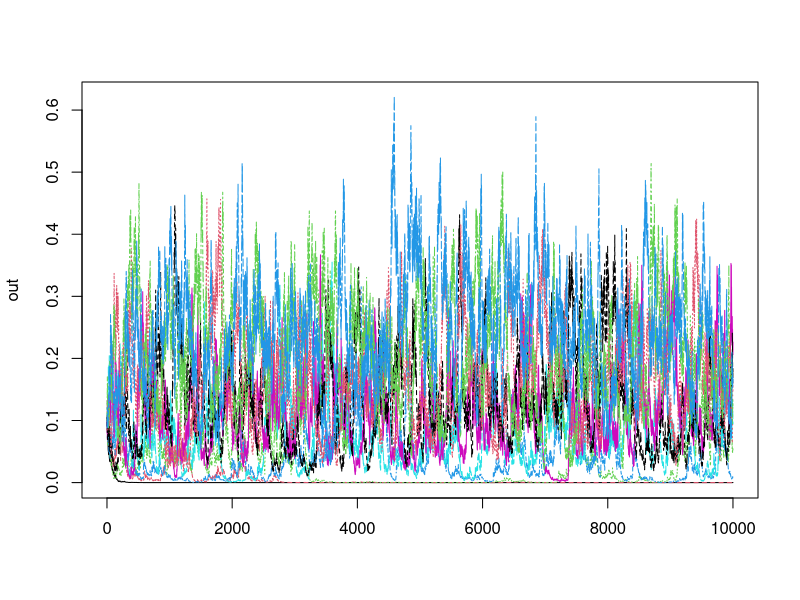
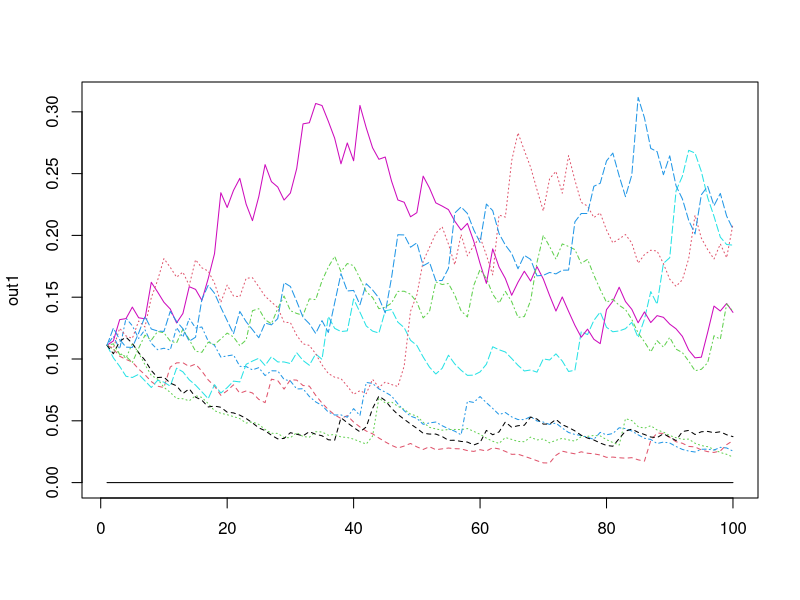

Source code (R) for these figures, in order: (Note: this script raises an error after producing the figures.)
# HW ASSIGNMENT

#============================
# multispecies lottery competition modeol
#============================
# Chesson and Warner's lottery model envisions a community of individuals
# competing for a finite (but very large) number sites
# Let N[t,i] denote the fraction of sites occupied by species
# i at time t. 
# Let d be the fraction of individuals that die each year
# Let kids[t,i] be the number of kids produced by species i
# right before the census in year t 
# Then the model is given by 
# N[t,i]=(1-d)*N[t-1,i]+d*(kids[t,i]*N[t-1,i]/sum(kids[t,]*N[t-1,]))

# To implement the model, we need to make some decision about the 
# the distribution of offspring produced by each species. 
# We will assume that the log number of offspring
# are normally distributed with vector mu of means 
# i.e. mu[i] is the mean log number of offspring
# and a covariance matrix Sigma 
# i.e. Sigma[i,j] is the covariance between offspring of species i and species j
# To create multivariate normals, we need the MASS package
# (use the install.package command if you don't have it already)

library("MASS")

# the following function simulates the Lottery model
# for a length Tf using the aforementioned parameters
# and an initial condition that you specify 
# The output is a matrix whose columns represent species
# and rows represent time

lottery=function(k=10,N0=rep(0.1,10),Sigma=diag(10),mu=seq(1,1.25,length=10),Tf=100,d=0.1){
  N=matrix(0,Tf,k) # matrix which will be filled in
  N[1,]=N0 # initial values
  for(t in 2:Tf){ # starting the loop
    kids=exp(mvrnorm(n=1,mu=mu,Sigma=Sigma)) # random draw creating the lognormal number of kids
    N[t,]=(1-d)*N[t-1,]+d*kids*N[t-1,]/sum(kids*N[t-1,]) # determining the next community state
  }
  return(N) # returning the simulation
}

# running a sample simulation for 10,000 time steps and plotting

out=lottery(Sigma=diag(10),Tf=10000)
matplot(out,type="l")


# To understand when all species coexist, it is useful to look 
# at the stochastic growth rate of each species when rare. 
# This growth rate for, say species 1, is given by running the 
# simulation without species 1 and computing the average of 
# the following quantity 
# log(1-d+d*kids[1]/sum(kids*N[t-1,]))
# during the simulation. For the assignment, compute 
# stochastic growth rates when rare for each species in the 
# community when (i) Sigma=diag(10) and 
# (ii) Sigma=diag(10)*0.5+0.5. 
# Create a pair of barplots in a single figure showing 
# these stochastic growth rates for all the species. 
# HINT: To make the simulations run a bit faster, 
# it isn't necessary to store N at every point in time, 
# just keep track of the current vector N of population frequencies

out1 <- lottery(N0 = c(0,rep((1/9),9)))
matplot(out1,type = "l")
kids=exp(mvrnorm(n=1,mu=seq(1,1.25,length=10),Sigma=diag(10))) 
log(1-d+d*kids[1]/sum(kids*out1[t-1,]))


lottery.stoch=function(k=10,N0=rep(0.1,10),Sigma=diag(10),mu=seq(1,1.25,length=10),Tf=100,d=0.1){
  N=numeric(length=length(k)) #
  N=N0 # initial values
  for(t in 2:Tf){ # starting the loop
    kids=exp(mvrnorm(n=1,mu=mu,Sigma=Sigma)) # random draw creating the lognormal number of kids
    N=(1-d)*N+d*kids*N/sum(kids*N) # determining the next community state
  }
  return(N) # returning the simulation
}


# ok this function works, it just keeps returns stuff at final time step

out2=lottery.stoch(Sigma=diag(10),Tf=10000)
out2


lottery.stoch.2=function(k=10,N0=rep(0.1,10),Sigma=diag(10),mu=seq(1,1.25,length=10),Tf=100,d=0.1){
  N=numeric(length=length(k)) #
  N=N0 # initial values
  stoch <- log(1-d+d*kids/sum(kids*N))
  for(t in 2:Tf){ # starting the loop
    kids=exp(mvrnorm(n=1,mu=mu,Sigma=Sigma)) # random draw creating the lognormal number of kids
    N=(1-d)*N+d*kids*N/sum(kids*N) # determining the next community state
    stoch <- (stoch + log(1-d+d*kids/sum(kids*N)))/t
  }
  return(stoch) # returning the simulation
}

out3=lottery.stoch.2(Sigma=diag(10),Tf=10000)
out3




# run for a long time, 10000 time steps. 10 rows, 10000 columns. need to store vectors of kids at each time step into matrix

lottery.2=function(k=10,N0=rep(0.1,10),Sigma=diag(10),mu=seq(1,1.25,length=10),Tf=100,d=0.1){
  N=matrix(0,Tf,k) # matrix which will be filled in
  N[1,]=N0 # initial values
  K=matrix(NA,Tf-1,k)
  for(t in 2:Tf){ # starting the loop
    K[t-1,]=exp(mvrnorm(n=1,mu=mu,Sigma=Sigma)) # random draw creating the lognormal number of kids
    N[t,]=(1-d)*N[t-1,]+d*K[t-1,]*N[t-1,]/sum(K[t-1,]*N[t-1,]) # determining the next community state
  }
  return(list(N=N,K=K)) # returning the simulation
}

out4=lottery.2(N0 = c(0,rep((1/9),9)),Sigma=diag(10),Tf=10000)
out4$K

Tf <- 10000
K <- out4$K
N <- out4$N
N <- N[-Tf,]
d <- 0.1




mean(log(1-d+d*K[,1]/rowSums(K*N))) # this is the final value we need for if we ran it with no species 1



calc.stoch <- function(k,Sigma,Tf,d){
  stoch <- numeric(length=k)
  for(z in 1:k){
    n0 <- rep((1/(k-1)),k)
    n0[z] <- 0
    out <- lottery.2(N0 = n0,Sigma=Sigma,Tf=Tf,d=d)
    K <- out$K
    N <- out$N
    N <- N[-Tf,]
    stoch[z] <- mean(log(1-d+d*K[,z]/rowSums(K*N)))
  }
  return(stoch)
}

dat1 <- calc.stoch(k=10,Sigma=diag(10),Tf=10000,d=0.1)
barplot(dat1)


k <- 10
stoch <- numeric(length=k)

for(z in 1:k){
  n0 <- rep((1/9),10)
  n0[z] <- 0
  out <- lottery.2(N0 = n0,Sigma=diag(10),Tf=10000)
  K <- out$K
  N <- out$N
  N <- N[-Tf,]
  stoch[z] <- mean(log(1-d+d*K[,z]/rowSums(K*N)))
}
stoch
barplot(stoch)


stoch2 <- numeric(length=k)
for(z in 1:k){
  n0 <- rep((1/9),10)
  n0[z] <- 0
  out <- lottery.2(N0 = n0,Sigma=diag(10)*0.5+0.5,Tf=10000)
  K <- out$K
  N <- out$N
  N <- N[-Tf,]
  stoch2[z] <- mean(log(1-d+d*K[,z]/rowSums(K*N)))
}
barplot(stoch2)

dat <- rbind(stoch,stoch2)

barplot(dat,beside = T)
